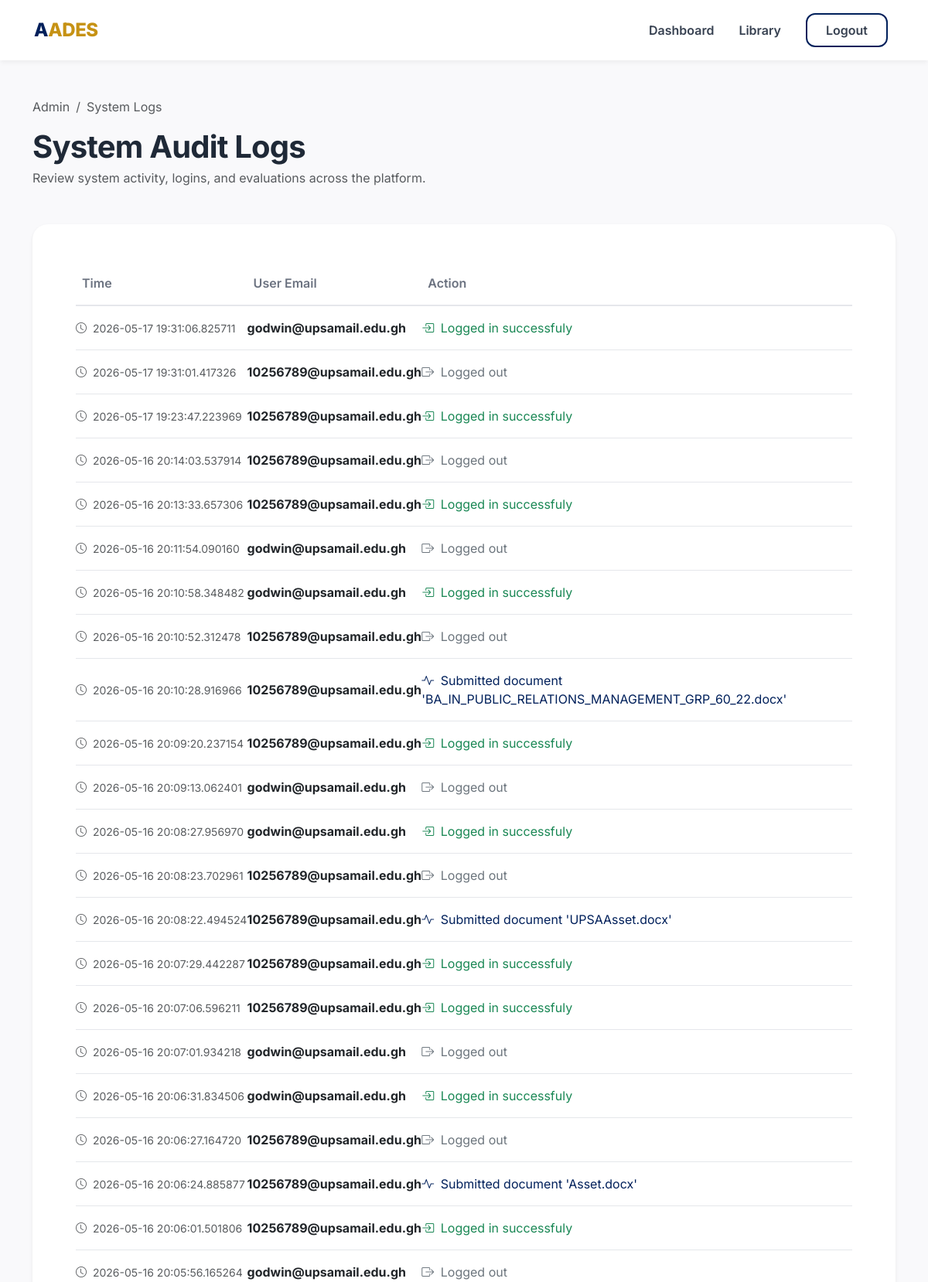
The page /admin/logs (signed in, upper part) on the database its author committed.
### tables this page shows
CREATE TABLE system_logs (
            log_id INTEGER PRIMARY KEY AUTOINCREMENT,
            user_email TEXT,
            action TEXT NOT NULL,
            timestamp DATETIME
        );

### app.py (the view)
@app.route("/admin/logs")
def admin_logs():
    if "user" not in session or session["user"]["role"] != "admin":
        return "Unauthorized", 403
    conn = get_db_connection()
    cursor = conn.cursor()
    cursor.execute("SELECT * FROM system_logs ORDER BY timestamp DESC LIMIT 100")
    logs = [dict(row) for row in cursor.fetchall()]
    cursor.close()
    conn.close()
    return render_template("admin_logs.html", user=session["user"], logs=logs)

### app.py (called while the page is built)
def get_db_connection():
    conn = sqlite3.connect("aades_db.sqlite")
    conn.row_factory = sqlite3.Row
    return conn

@app.context_processor
def inject_notifications_count():
    if "user" in session:
        user_id = session["user"].get("user_id")
        try:
            conn = get_db_connection()
            cursor = conn.cursor()
            cursor.execute("SELECT COUNT(*) FROM notifications WHERE user_id = ? AND is_read = 0", (user_id,))
            count = cursor.fetchone()[0]
            conn.close()
            return dict(unread_count=count)
        except Exception:
            return dict(unread_count=0)
    return dict(unread_count=0)

### templates/admin_logs.html (shortened to what this page needs)
{% extends "base.html" %}
{% block content %}
<div class="animate-fade-in">
    <div class="d-flex justify-content-between align-items-end mb-5">
        <div>
            <nav aria-label="breadcrumb">
                <ol class="breadcrumb">
                    <li class="breadcrumb-item"><a href="{{ url_for('admin_dashboard') }}" class="text-decoration-none text-muted">Admin</a></li>
                    <li class="breadcrumb-item active" aria-current="page">System Logs</li>
                </ol>
            </nav>
            <h1 class="display-6 fw-bold mb-1">System Audit Logs</h1>
            <p class="text-muted mb-0">Review system activity, logins, and evaluations across the platform.</p>
        </div>
    </div>
    <div class="card card-custom border-0 shadow-sm">
        <div class="card-body p-4">
            <div class="table-responsive">
                <table class="table table-custom align-middle">
                    <thead>
                        <tr>
                            <th>Time</th>
                            <th>User Email</th>
                            <th>Action</th>
                        </tr>
                    </thead>
                    <tbody>
                        {% if logs %}
                            {% for log in logs %}
                            <tr>
                                <td class="text-muted small" style="white-space: nowrap;"><i class="bi bi-clock me-1"></i> {{ log.timestamp }}</td>
                                <td class="fw-bold">{{ log.user_email }}</td>
                                <td>
                                    {% if 'Failed' in log.action or 'Error' in log.action %}
                                        <span class="text-danger"><i class="bi bi-exclamation-triangle-fill me-1"></i> {{ log.action }}</span>
                                    {% elif 'Logged in' in log.action %}
                                        <span class="text-success"><i class="bi bi-box-arrow-in-right me-1"></i> {{ log.action }}</span>
                                    {% elif 'Logged out' in log.action %}
                                        <span class="text-secondary"><i class="bi bi-box-arrow-right me-1"></i> {{ log.action }}</span>
                                    {% else %}
                                        <span class="text-primary-custom"><i class="bi bi-activity me-1"></i> {{ log.action }}</span>
                                    {% endif %}
                                </td>
                            </tr>
                            {% endfor %}
                        {% else %}
                            <tr>
                                <td colspan="3" class="text-center py-5 text-muted">
                                    No system logs recorded yet.
                                </td>
                            </tr>
                        {% endif %}
                    </tbody>
                </table>
            </div>
        </div>
    </div>
</div>
<link rel="stylesheet" href="https://cdn.jsdelivr.net/npm/bootstrap-icons@1.11.1/font/bootstrap-icons.css">
{% endblock %}

### static/css/main.css (style rules this page uses)
:root { --primary-blue: #00205b; --primary-gold: #c69214; --primary-hover: #b48012; --bg-light: #f9f9fb; --card-bg: #ffffff; --text-main: #1f2937; --text-label: #374151; --text-muted: #6b7280; --input-bg: #ffffff; --input-border: #e5e7eb; }
body { font-family: 'Inter', sans-serif; background-color: var(--bg-light); color: var(--text-main); }
.card-custom { background-color: var(--card-bg); border-radius: 20px; border: 1px solid var(--input-border); box-shadow: 0 10px 15px -3px rgba(0, 0, 0, 0.05); padding: 2rem; margin-bottom: 2rem; }
h1, h2, h3, h4 { font-weight: 700; color: var(--text-main); letter-spacing: -0.02em; }
.text-primary-custom { color: var(--primary-blue) !important; transition: color 0.2s; }
.table-custom { width: 100%; }
.table-custom th { color: var(--text-muted); font-weight: 600; border-bottom: 2px solid var(--input-border); padding-bottom: 1rem; }
.table-custom td { padding: 1rem 0; border-bottom: 1px solid var(--input-border); vertical-align: middle; }

### templates/admin_logs.html (style rules this page uses)
.animate-fade-in { animation: fadeIn 0.6s ease-out; }

### rows shown on the page
system_logs: timestamp "2026-05-17 19:31:06.825711", user_email "godwin@upsamail.edu.gh", action "Logged in successfuly"
system_logs: timestamp "2026-05-17 19:31:01.417326", user_email "10256789@upsamail.edu.gh", action "Logged out"
system_logs: timestamp "2026-05-17 19:23:47.223969", user_email "10256789@upsamail.edu.gh", action "Logged in successfuly"
system_logs: timestamp "2026-05-16 20:14:03.537914", user_email "10256789@upsamail.edu.gh", action "Logged out"
system_logs: timestamp "2026-05-16 20:13:33.657306", user_email "10256789@upsamail.edu.gh", action "Logged in successfuly"
system_logs: timestamp "2026-05-16 20:11:54.090160", user_email "godwin@upsamail.edu.gh", action "Logged out"
system_logs: timestamp "2026-05-16 20:10:58.348482", user_email "godwin@upsamail.edu.gh", action "Logged in successfuly"
system_logs: timestamp "2026-05-16 20:10:52.312478", user_email "10256789@upsamail.edu.gh", action "Logged out"
system_logs: timestamp "2026-05-16 20:10:28.916966", user_email "10256789@upsamail.edu.gh", action "Submitted document 'BA_IN_PUBLIC_RELATIONS_MANAGEMENT_GRP_60_22.docx'"
system_logs: timestamp "2026-05-16 20:09:20.237154", user_email "10256789@upsamail.edu.gh", action "Logged in successfuly"
system_logs: timestamp "2026-05-16 20:09:13.062401", user_email "godwin@upsamail.edu.gh", action "Logged out"
system_logs: timestamp "2026-05-16 20:08:27.956970", user_email "godwin@upsamail.edu.gh", action "Logged in successfuly"
system_logs: timestamp "2026-05-16 20:08:23.702961", user_email "10256789@upsamail.edu.gh", action "Logged out"
system_logs: timestamp "2026-05-16 20:08:22.494524", user_email "10256789@upsamail.edu.gh", action "Submitted document 'UPSAAsset.docx'"
system_logs: timestamp "2026-05-16 20:07:29.442287", user_email "10256789@upsamail.edu.gh", action "Logged in successfuly"
system_logs: timestamp "2026-05-16 20:07:06.596211", user_email "10256789@upsamail.edu.gh", action "Logged in successfuly"
system_logs: timestamp "2026-05-16 20:07:01.934218", user_email "godwin@upsamail.edu.gh", action "Logged out"
system_logs: timestamp "2026-05-16 20:06:31.834506", user_email "godwin@upsamail.edu.gh", action "Logged in successfuly"
system_logs: timestamp "2026-05-16 20:06:27.164720", user_email "10256789@upsamail.edu.gh", action "Logged out"
system_logs: timestamp "2026-05-16 20:06:24.885877", user_email "10256789@upsamail.edu.gh", action "Submitted document 'Asset.docx'"
system_logs: timestamp "2026-05-16 20:06:01.501806", user_email "10256789@upsamail.edu.gh", action "Logged in successfuly"
system_logs: timestamp "2026-05-16 20:05:56.165264", user_email "godwin@upsamail.edu.gh", action "Logged out"
